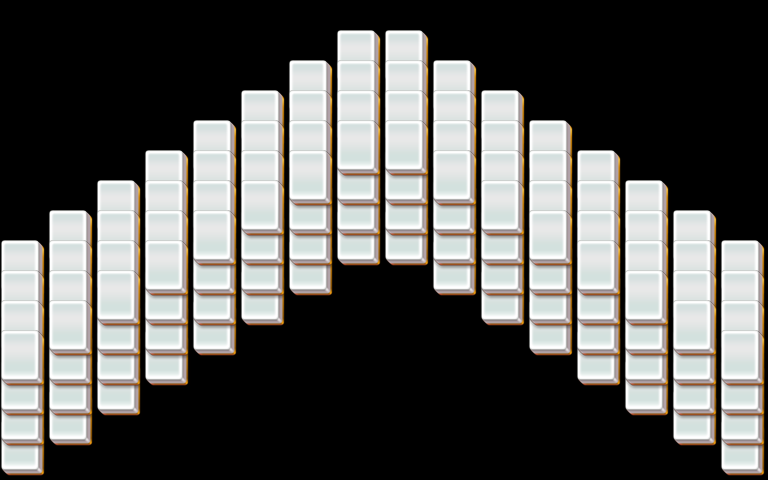

Below is a game level as drawn by its tile map, then a one-line description and the .tmx that defines it (tile-layer data replaced by summaries):
An orthogonal 32x16 tile map with 24x30 px tiles, 5 tile layers (layer1, layer2, layer3, layer4, ...).

<map version="1.0" orientation="orthogonal" width="32" height="16" tilewidth="24" tileheight="30">
 <properties>
  <property name="species" value="10" />
 </properties>
 <tileset firstgid="1" name="mahjong" tilewidth="48" tileheight="60">
  <image source="mahjong.png" />
 </tileset>
 <layer name="layer1" width="32" height="16">
  <data>[512 cells, 64 non-empty, 1 distinct tile ids]</data>
 </layer>
 <layer name="layer2" width="32" height="16">
  <data>[512 cells, 48 non-empty, 1 distinct tile ids]</data>
 </layer>
 <layer name="layer3" width="32" height="16">
  <data>[512 cells, 32 non-empty, 1 distinct tile ids]</data>
 </layer>
 <layer name="layer4" width="32" height="16">
  <data>[512 cells, 16 non-empty, 1 distinct tile ids]</data>
 </layer>
 <layer name="layer5" width="32" height="16">
  <data>[512 cells, 0 non-empty, 0 distinct tile ids]</data>
 </layer>
</map>
